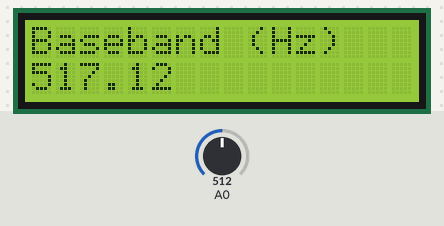
A sketch run on a simulated Arduino Uno, built with avr-gcc and run on an emulated ATmega328P. Parts: 16×2 character LCD. The test bench sets the inputs (shaded band); at power-on: A0 = 512.

Above: at 1.2 s.
1.3 s: A0 set to 716
At 2.5 s:
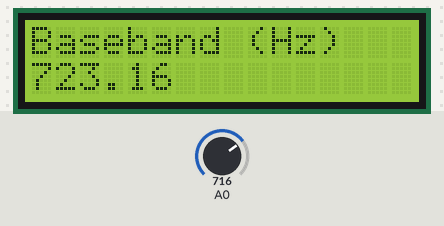
2.8 s: A0 set to 900
At 4.0 s:
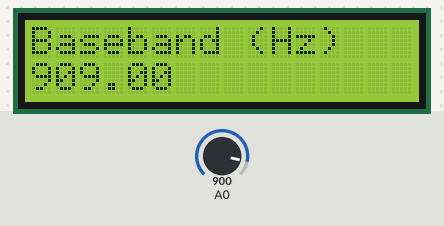
4.3 s: A0 set to 1023
At 4.8 s:
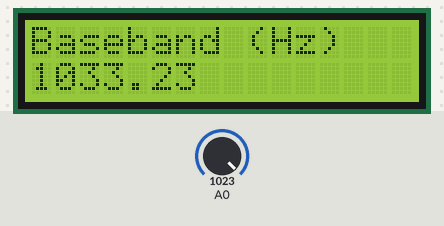
Timing chart, 0 to 7.3 s (numbered marks = the images above; inputs shaded):
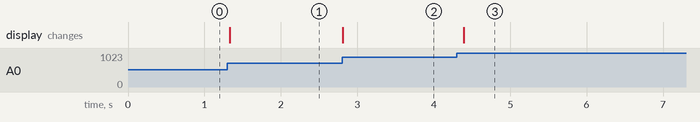

Measured:
- after the input at 1.3 s, the display: changes at once (image 1)
- after the input at 2.8 s, the display: changes at once (image 2)
- after the input at 4.3 s, the display: changes after 0.09 s (image 3)

The sketch:

analog_read_lcd.ino
```cpp
#include<LiquidCrystal.h>

LiquidCrystal lcd(2, 3, 4, 5, 6, 7);
float freq = 124.31;

void writeFreqLcd(int col, float val)
{
  lcd.setCursor(col,1);
  lcd.print(val);
}

void setup() {
  // put your setup code here, to run once:
  lcd.begin(16, 2);
}

void loop() {
  // put your main code here, to run repeatedly:
  freq = analogRead(A0);
  freq = freq + (freq/100);

  lcd.clear();
  lcd.setCursor(0,0);
  lcd.print("Baseband (Hz)");

  writeFreqLcd(0,freq);

  delay(100);
}
```
